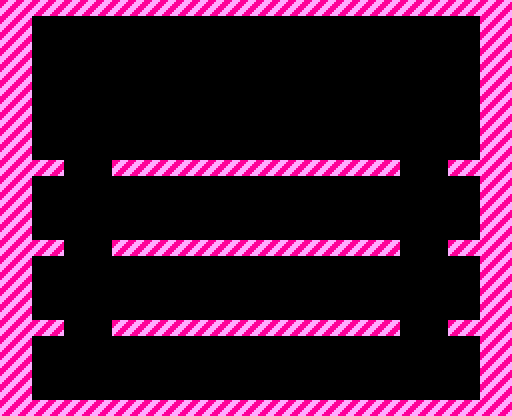

A 2D game scene composited from a Tiled map and its tileset images. What follows is a short description and the map's XML, with every tile layer's data as written:
An orthogonal 32x26 tile map with 16x16 px tiles, 1 tile layer (Tile Layer 1).

<map version="1.8" tiledversion="1.8.0" orientation="orthogonal" renderorder="right-down" width="32" height="26" tilewidth="16" tileheight="16" infinite="0" nextlayerid="2" nextobjectid="1">
 <tileset firstgid="1" source="tiles.tsx" />
 <layer id="1" name="Tile Layer 1" width="32" height="26">
  <data encoding="csv">
1,1,1,1,1,1,1,1,1,1,1,1,1,1,1,1,1,1,1,1,1,1,1,1,1,1,1,1,1,1,1,1,
1,1,0,0,0,0,0,0,0,0,0,0,0,0,0,0,0,0,0,0,0,0,0,0,0,0,0,0,0,0,1,1,
1,1,0,0,0,0,0,0,0,0,0,0,0,0,0,0,0,0,0,0,0,0,0,0,0,0,0,0,0,0,1,1,
1,1,0,0,0,0,0,0,0,0,0,0,0,0,0,0,0,0,0,0,0,0,0,0,0,0,0,0,0,0,1,1,
1,1,0,0,0,0,0,0,0,0,0,0,0,0,0,0,0,0,0,0,0,0,0,0,0,0,0,0,0,0,1,1,
1,1,0,0,0,0,0,0,0,0,0,0,0,0,0,0,0,0,0,0,0,0,0,0,0,0,0,0,0,0,1,1,
1,1,0,0,0,0,0,0,0,0,0,0,0,0,0,0,0,0,0,0,0,0,0,0,0,0,0,0,0,0,1,1,
1,1,0,0,0,0,0,0,0,0,0,0,0,0,0,0,0,0,0,0,0,0,0,0,0,0,0,0,0,0,1,1,
1,1,0,0,0,0,0,0,0,0,0,0,0,0,0,0,0,0,0,0,0,0,0,0,0,0,0,0,0,0,1,1,
1,1,0,0,0,0,0,0,0,0,0,0,0,0,0,0,0,0,0,0,0,0,0,0,0,0,0,0,0,0,1,1,
1,1,1,1,0,0,0,1,1,1,1,1,1,1,1,1,1,1,1,1,1,1,1,1,1,0,0,0,1,1,1,1,
1,1,0,0,0,0,0,0,0,0,0,0,0,0,0,0,0,0,0,0,0,0,0,0,0,0,0,0,0,0,1,1,
1,1,0,0,0,0,0,0,0,0,0,0,0,0,0,0,0,0,0,0,0,0,0,0,0,0,0,0,0,0,1,1,
1,1,0,0,0,0,0,0,0,0,0,0,0,0,0,0,0,0,0,0,0,0,0,0,0,0,0,0,0,0,1,1,
1,1,0,0,0,0,0,0,0,0,0,0,0,0,0,0,0,0,0,0,0,0,0,0,0,0,0,0,0,0,1,1,
1,1,1,1,0,0,0,1,1,1,1,1,1,1,1,1,1,1,1,1,1,1,1,1,1,0,0,0,1,1,1,1,
1,1,0,0,0,0,0,0,0,0,0,0,0,0,0,0,0,0,0,0,0,0,0,0,0,0,0,0,0,0,1,1,
1,1,0,0,0,0,0,0,0,0,0,0,0,0,0,0,0,0,0,0,0,0,0,0,0,0,0,0,0,0,1,1,
1,1,0,0,0,0,0,0,0,0,0,0,0,0,0,0,0,0,0,0,0,0,0,0,0,0,0,0,0,0,1,1,
1,1,0,0,0,0,0,0,0,0,0,0,0,0,0,0,0,0,0,0,0,0,0,0,0,0,0,0,0,0,1,1,
1,1,1,1,0,0,0,1,1,1,1,1,1,1,1,1,1,1,1,1,1,1,1,1,1,0,0,0,1,1,1,1,
1,1,0,0,0,0,0,0,0,0,0,0,0,0,0,0,0,0,0,0,0,0,0,0,0,0,0,0,0,0,1,1,
1,1,0,0,0,0,0,0,0,0,0,0,0,0,0,0,0,0,0,0,0,0,0,0,0,0,0,0,0,0,1,1,
1,1,0,0,0,0,0,0,0,0,0,0,0,0,0,0,0,0,0,0,0,0,0,0,0,0,0,0,0,0,1,1,
1,1,0,0,0,0,0,0,0,0,0,0,0,0,0,0,0,0,0,0,0,0,0,0,0,0,0,0,0,0,1,1,
1,1,1,1,1,1,1,1,1,1,1,1,1,1,1,1,1,1,1,1,1,1,1,1,1,1,1,1,1,1,1,1
</data>
 </layer>
</map>
